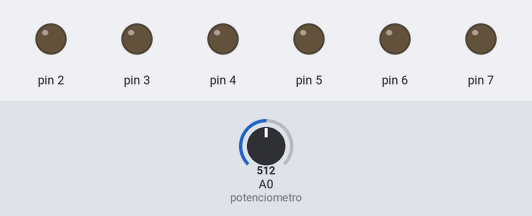
The sketch below on a simulated Arduino Uno, built with avr-gcc and run on an emulated ATmega328P. On the bench: output pins drawn as LEDs (lit = HIGH). The inputs (shaded band) are chosen by the test bench; at power-on: A0 (potenciometro) = 512.

Above: at 1.8 s.
1.9 s: A0 (potenciometro) set to 495
At 2.8 s:
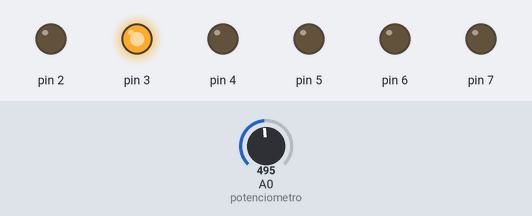
6.0 s: A0 (potenciometro) set to 306
At 6.0 s:
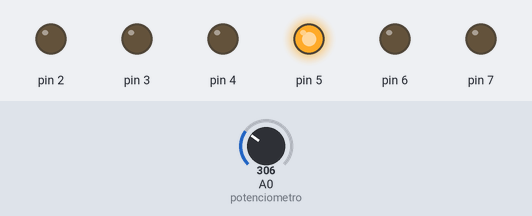
At 9.2 s:
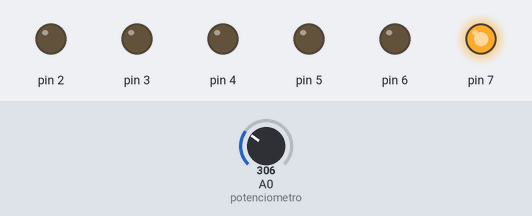
10.1 s: A0 (potenciometro) set to 349
13.6 s: A0 (potenciometro) set to 374
Timing chart, 0 to 16.5 s (numbered marks = the images above; inputs shaded):
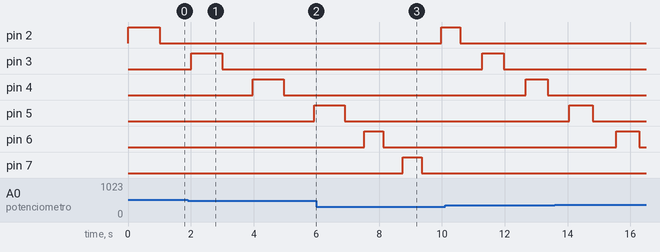

The sketch:

piscaSequencial.ino
```cpp
#define potenciometro A0
#define inicio 2
#define fim 7
#define min_time 20
#define max_time 2000

int valor_pot, time_delay;//O tempo do delay está em milisegundos
void defineLedsComoSaida(){
  //Essa função vai definir todos os leds como saída
  for(int i = inicio; i <= fim; ++i){
    pinMode(i, OUTPUT);
  }
}

void setup(){
  defineLedsComoSaida();
}

void myDelay(){
  valor_pot = analogRead(potenciometro);
  time_delay = map(valor_pot, 0, 1023, min_time, max_time);
  delay(time_delay);
}

void piscarGalera(){
  for(int i = inicio; i <= fim; ++i){
    digitalWrite(i, HIGH);
    myDelay();
    digitalWrite(i, LOW);
    myDelay();
  }
}
void loop(){
  piscarGalera();
}
```

Measured:
- the behaviour switches between 507 and 506 on A0 (potenciometro) (found by bisection; images 0 and 1)
- after the input at 1.9 s, pin 5: LOW → HIGH after 4.0 s
- after the input at 6.0 s, pin 2: LOW → HIGH after 4.0 s; pin 7: LOW → HIGH after 2.7 s instead of 3.8 s
